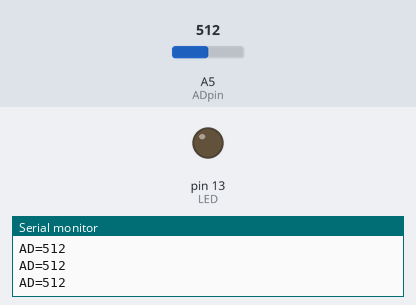
A sketch run on a simulated Arduino Uno, built with avr-gcc and run on an emulated ATmega328P. On the bench: output pins drawn as LEDs (lit = HIGH), the last lines printed to the serial monitor. The test bench sets the inputs (shaded band); at power-on: A5 (ADpin) = 512.

Above: at 1.2 s.
1.3 s: A5 (ADpin) set to 583
2.8 s: A5 (ADpin) set to 618
At 4.0 s:
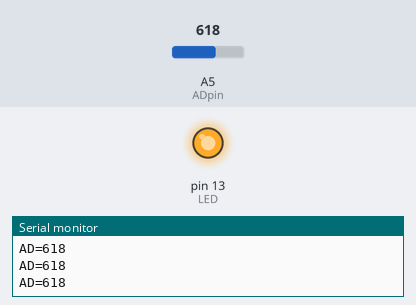
4.3 s: A5 (ADpin) set to 590
At 5.1 s:
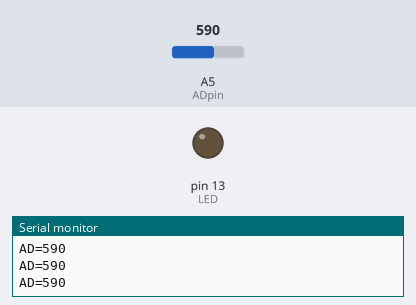
5.8 s: A5 (ADpin) set to 610
At 6.4 s:
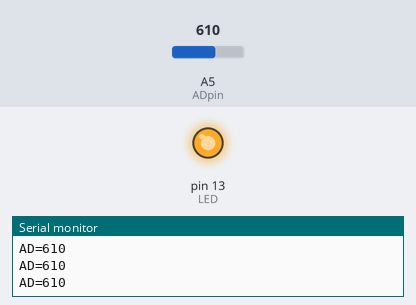
Timing chart, 0 to 8.3 s (numbered marks = the images above; inputs shaded):
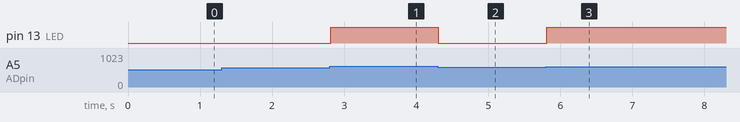

Measured:
- the behaviour switches between 600 and 601 on A5 (ADpin) (found by bisection; images 0 and 1)
- after the input at 2.8 s, pin 13 (LED): LOW → HIGH at once
- after the input at 4.3 s, pin 13 (LED): HIGH → LOW at once
- after the input at 5.8 s, pin 13 (LED): LOW → HIGH at once

The sketch:

light_sensor.ino
```cpp
#define ADpin A5
#define LED 13

int ADBuffer = 0;
void setup() {
  // put your setup code here, to run once:
  pinMode(LED, OUTPUT);
  Serial.begin(9600);
}

void loop() {
  // put your main code here, to run repeatedly:
   ADBuffer = analogRead(ADpin);
   Serial.print("AD=");
   Serial.println(ADBuffer);
   if ( ADBuffer > 600){
    digitalWrite(LED, HIGH);
   }else{
    digitalWrite(LED, LOW);
   }
}
```
